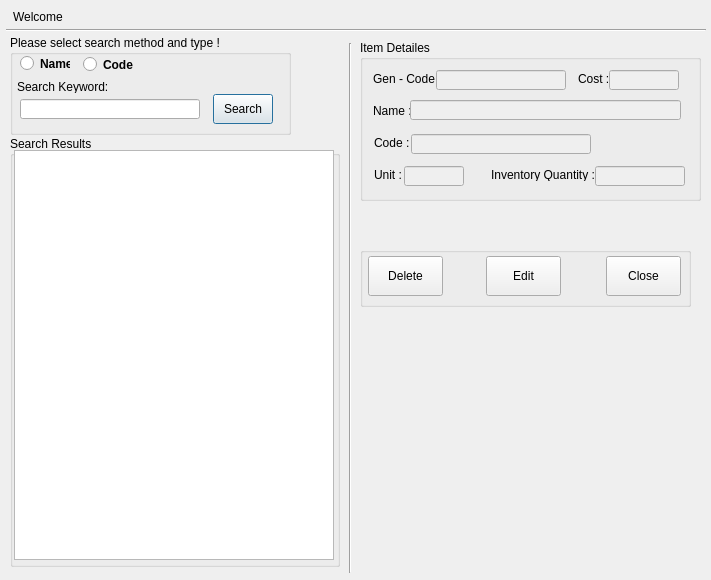
<?xml version="1.0" encoding="UTF-8"?>
<ui version="4.0">
	<class>searchFPDialog</class>
	<widget class="QDialog" name="searchFPDialog">
		<property name="geometry">
			<rect>
				<x>0</x>
				<y>0</y>
				<width>711</width>
				<height>580</height>
			</rect>
		</property>
		<property name="windowTitle">
			<string>Finish Product Search</string>
		</property>
		<widget class="QLabel" name="label">
			<property name="geometry">
				<rect>
					<x>13</x>
					<y>10</y>
					<width>50</width>
					<height>13</height>
				</rect>
			</property>
			<property name="text">
				<string>Welcome,</string>
			</property>
		</widget>
		<widget class="QLabel" name="loggeduserlbl">
			<property name="geometry">
				<rect>
					<x>64</x>
					<y>11</y>
					<width>230</width>
					<height>13</height>
				</rect>
			</property>
			<property name="font">
				<font>
					<weight>75</weight>
					<bold>true</bold>
				</font>
			</property>
			<property name="text">
				<string/>
			</property>
		</widget>
		<widget class="Line" name="line">
			<property name="geometry">
				<rect>
					<x>6</x>
					<y>29</y>
					<width>700</width>
					<height>3</height>
				</rect>
			</property>
			<property name="orientation">
				<enum>Qt::Horizontal</enum>
			</property>
		</widget>
		<widget class="QGroupBox" name="groupBox">
			<property name="geometry">
				<rect>
					<x>10</x>
					<y>35</y>
					<width>281</width>
					<height>100</height>
				</rect>
			</property>
			<property name="title">
				<string>Please select search method and type !</string>
			</property>
			<widget class="QRadioButton" name="fpnamerbtn">
				<property name="geometry">
					<rect>
						<x>10</x>
						<y>20</y>
						<width>50</width>
						<height>17</height>
					</rect>
				</property>
				<property name="font">
					<font>
						<weight>75</weight>
						<bold>true</bold>
					</font>
				</property>
				<property name="text">
					<string>Name</string>
				</property>
			</widget>
			<widget class="QRadioButton" name="fpcoderbtn">
				<property name="geometry">
					<rect>
						<x>73</x>
						<y>21</y>
						<width>70</width>
						<height>17</height>
					</rect>
				</property>
				<property name="font">
					<font>
						<weight>75</weight>
						<bold>true</bold>
					</font>
				</property>
				<property name="text">
					<string>Code</string>
				</property>
			</widget>
			<widget class="QLabel" name="label_3">
				<property name="geometry">
					<rect>
						<x>7</x>
						<y>45</y>
						<width>90</width>
						<height>13</height>
					</rect>
				</property>
				<property name="text">
					<string>Search Keyword:</string>
				</property>
			</widget>
			<widget class="QLineEdit" name="searchled">
				<property name="geometry">
					<rect>
						<x>10</x>
						<y>64</y>
						<width>180</width>
						<height>20</height>
					</rect>
				</property>
			</widget>
			<widget class="QPushButton" name="searchbtn">
				<property name="geometry">
					<rect>
						<x>203</x>
						<y>59</y>
						<width>60</width>
						<height>30</height>
					</rect>
				</property>
				<property name="text">
					<string>Search</string>
				</property>
			</widget>
		</widget>
		<widget class="QGroupBox" name="groupBox_2">
			<property name="geometry">
				<rect>
					<x>10</x>
					<y>136</y>
					<width>330</width>
					<height>431</height>
				</rect>
			</property>
			<property name="title">
				<string>Search Results</string>
			</property>
			<widget class="QListWidget" name="searchResultlistWidget">
				<property name="geometry">
					<rect>
						<x>4</x>
						<y>14</y>
						<width>320</width>
						<height>410</height>
					</rect>
				</property>
			</widget>
		</widget>
		<widget class="QGroupBox" name="groupBox_3">
			<property name="geometry">
				<rect>
					<x>360</x>
					<y>40</y>
					<width>341</width>
					<height>161</height>
				</rect>
			</property>
			<property name="title">
				<string>Item Detailes</string>
			</property>
			<widget class="QLabel" name="label_4">
				<property name="geometry">
					<rect>
						<x>13</x>
						<y>32</y>
						<width>70</width>
						<height>13</height>
					</rect>
				</property>
				<property name="text">
					<string>Gen - Code :</string>
				</property>
			</widget>
			<widget class="QLabel" name="label_5">
				<property name="geometry">
					<rect>
						<x>13</x>
						<y>64</y>
						<width>40</width>
						<height>13</height>
					</rect>
				</property>
				<property name="text">
					<string>Name :</string>
				</property>
			</widget>
			<widget class="QLabel" name="label_6">
				<property name="geometry">
					<rect>
						<x>14</x>
						<y>96</y>
						<width>40</width>
						<height>13</height>
					</rect>
				</property>
				<property name="text">
					<string>Code :</string>
				</property>
			</widget>
			<widget class="QLabel" name="label_8">
				<property name="geometry">
					<rect>
						<x>14</x>
						<y>128</y>
						<width>30</width>
						<height>13</height>
					</rect>
				</property>
				<property name="text">
					<string>Unit :</string>
				</property>
			</widget>
			<widget class="QLabel" name="label_9">
				<property name="geometry">
					<rect>
						<x>131</x>
						<y>128</y>
						<width>110</width>
						<height>13</height>
					</rect>
				</property>
				<property name="text">
					<string>Inventory Quantity :</string>
				</property>
			</widget>
			<widget class="QLineEdit" name="codeled">
				<property name="enabled">
					<bool>false</bool>
				</property>
				<property name="geometry">
					<rect>
						<x>76</x>
						<y>30</y>
						<width>130</width>
						<height>20</height>
					</rect>
				</property>
			</widget>
			<widget class="QLineEdit" name="nameled">
				<property name="enabled">
					<bool>false</bool>
				</property>
				<property name="geometry">
					<rect>
						<x>50</x>
						<y>60</y>
						<width>271</width>
						<height>20</height>
					</rect>
				</property>
			</widget>
			<widget class="QLineEdit" name="strsizeled">
				<property name="enabled">
					<bool>false</bool>
				</property>
				<property name="geometry">
					<rect>
						<x>51</x>
						<y>94</y>
						<width>180</width>
						<height>20</height>
					</rect>
				</property>
			</widget>
			<widget class="QLineEdit" name="unitled">
				<property name="enabled">
					<bool>false</bool>
				</property>
				<property name="geometry">
					<rect>
						<x>44</x>
						<y>126</y>
						<width>60</width>
						<height>20</height>
					</rect>
				</property>
			</widget>
			<widget class="QLineEdit" name="invQtyled">
				<property name="enabled">
					<bool>false</bool>
				</property>
				<property name="geometry">
					<rect>
						<x>235</x>
						<y>126</y>
						<width>90</width>
						<height>20</height>
					</rect>
				</property>
			</widget>
			<widget class="QLineEdit" name="costled">
				<property name="enabled">
					<bool>false</bool>
				</property>
				<property name="geometry">
					<rect>
						<x>249</x>
						<y>30</y>
						<width>70</width>
						<height>20</height>
					</rect>
				</property>
			</widget>
			<widget class="QLabel" name="label_11">
				<property name="geometry">
					<rect>
						<x>218</x>
						<y>32</y>
						<width>30</width>
						<height>13</height>
					</rect>
				</property>
				<property name="text">
					<string>Cost :</string>
				</property>
			</widget>
		</widget>
		<widget class="Line" name="line_2">
			<property name="geometry">
				<rect>
					<x>349</x>
					<y>43</y>
					<width>3</width>
					<height>530</height>
				</rect>
			</property>
			<property name="orientation">
				<enum>Qt::Vertical</enum>
			</property>
		</widget>
		<widget class="QLabel" name="label_10">
			<property name="geometry">
				<rect>
					<x>361</x>
					<y>203</y>
					<width>330</width>
					<height>30</height>
				</rect>
			</property>
			<property name="font">
				<font>
					<pointsize>10</pointsize>
					<weight>75</weight>
					<bold>true</bold>
				</font>
			</property>
			<property name="styleSheet">
				<string notr="true">color: rgb(255, 0, 0);</string>
			</property>
			<property name="text">
				<string/>
			</property>
			<property name="alignment">
				<set>Qt::AlignCenter</set>
			</property>
		</widget>
		<widget class="QGroupBox" name="groupBox_4">
			<property name="geometry">
				<rect>
					<x>360</x>
					<y>247</y>
					<width>331</width>
					<height>60</height>
				</rect>
			</property>
			<property name="title">
				<string/>
			</property>
			<widget class="QPushButton" name="deletebtn">
				<property name="geometry">
					<rect>
						<x>8</x>
						<y>9</y>
						<width>75</width>
						<height>40</height>
					</rect>
				</property>
				<property name="text">
					<string>Delete</string>
				</property>
			</widget>
			<widget class="QPushButton" name="editbtn">
				<property name="geometry">
					<rect>
						<x>126</x>
						<y>9</y>
						<width>75</width>
						<height>40</height>
					</rect>
				</property>
				<property name="text">
					<string>Edit</string>
				</property>
			</widget>
			<widget class="QPushButton" name="closebtn">
				<property name="geometry">
					<rect>
						<x>246</x>
						<y>9</y>
						<width>75</width>
						<height>40</height>
					</rect>
				</property>
				<property name="text">
					<string>Close</string>
				</property>
			</widget>
		</widget>
	</widget>
	<resources/>
	<connections/>
</ui>
